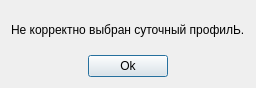
<?xml version="1.0" encoding="UTF-8"?>
<ui version="4.0">
 <class>Dialog_err_profil_spec</class>
 <widget class="QDialog" name="Dialog_err_profil_spec">
  <property name="geometry">
   <rect>
    <x>0</x>
    <y>0</y>
    <width>254</width>
    <height>88</height>
   </rect>
  </property>
  <property name="windowTitle">
   <string>Dialog</string>
  </property>
  <layout class="QVBoxLayout" name="verticalLayout">
   <item alignment="Qt::AlignHCenter">
    <widget class="QLabel" name="label">
     <property name="text">
      <string>Не корректно выбран суточный профилЬ.</string>
     </property>
    </widget>
   </item>
   <item alignment="Qt::AlignHCenter">
    <widget class="QPushButton" name="pushButton">
     <property name="sizePolicy">
      <sizepolicy hsizetype="Fixed" vsizetype="Fixed">
       <horstretch>0</horstretch>
       <verstretch>0</verstretch>
      </sizepolicy>
     </property>
     <property name="text">
      <string>Ok</string>
     </property>
    </widget>
   </item>
  </layout>
 </widget>
 <resources/>
 <connections/>
</ui>
